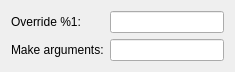
<?xml version="1.0" encoding="UTF-8"?>
<ui version="4.0">
 <class>MakeStep</class>
 <widget class="QWidget" name="MakeStep">
  <property name="geometry">
   <rect>
    <x>0</x>
    <y>0</y>
    <width>235</width>
    <height>64</height>
   </rect>
  </property>
  <layout class="QFormLayout" name="formLayout">
   <item row="0" column="0">
    <widget class="QLabel" name="makeLabel">
     <property name="text">
      <string>Override %1:</string>
     </property>
    </widget>
   </item>
   <item row="0" column="1">
    <widget class="QLineEdit" name="makeLineEdit"/>
   </item>
   <item row="1" column="0">
    <widget class="QLabel" name="makeArgumentsLabel">
     <property name="text">
      <string>Make arguments:</string>
     </property>
    </widget>
   </item>
   <item row="1" column="1">
    <widget class="QLineEdit" name="makeArgumentsLineEdit"/>
   </item>
  </layout>
 </widget>
 <resources/>
 <connections/>
</ui>
